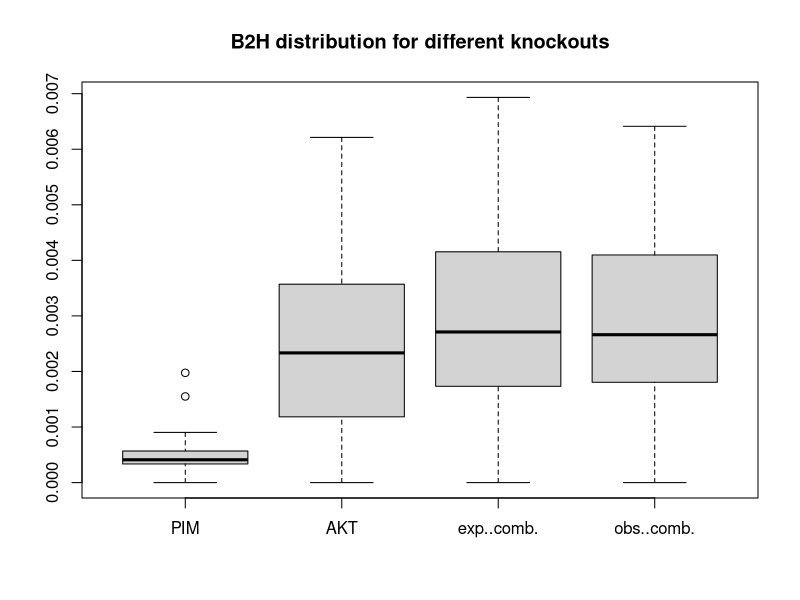
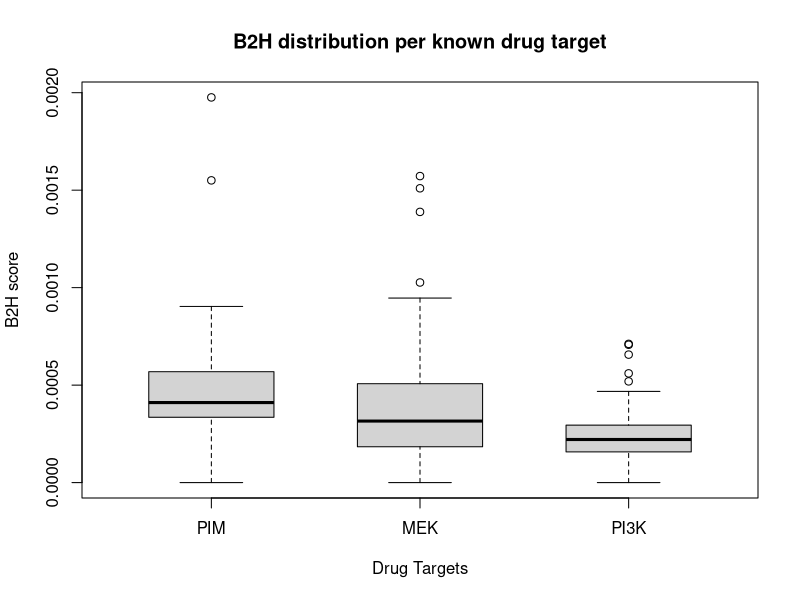

Reproduce these figures in R, in order.
WORKING_DIR <- "D:\\Projects\\drug_target_workshop\\output_validations_FLT_second_try\\per_knockout"
setwd(WORKING_DIR)

pim <- as.numeric(read.table('PIM.txt')[,1])
akt <- as.numeric(read.table('AKT.txt')[,1])
pim.akt <- as.numeric(read.table('PIM+AKT.txt')[,1])
pi3k <- as.numeric(read.table('PI3K.txt')[,1])
mek <- as.numeric(read.table('MEK.txt')[,1])

pim.akt.expected = pim + akt

N <- 43

pim <- sort(pim)[1:N]
akt <- sort(akt)[1:N]
pim.akt <- sort(pim.akt)[1:N]
pi3k <- sort(pi3k)[1:N]
mek <- sort(mek)[1:N]
pim.akt.expected <- sort(pim.akt.expected)[1:N]

df1 <- data.frame(PIM=pim, AKT=akt, "exp. comb."=pim.akt.expected, "obs. comb."=pim.akt)
boxplot(df1, main="B2H distribution for different knockouts")

df2 <- data.frame(PIM=pim, MEK=mek, PI3K=pi3k)
png(filename="boxplot.png", units="in", width=8, height=8, res=300)
boxplot(df2, main="B2H distribution per known drug target", 
        xlab="Drug Targets", ylab="B2H score",
        boxwex=0.6)
dev.off()
